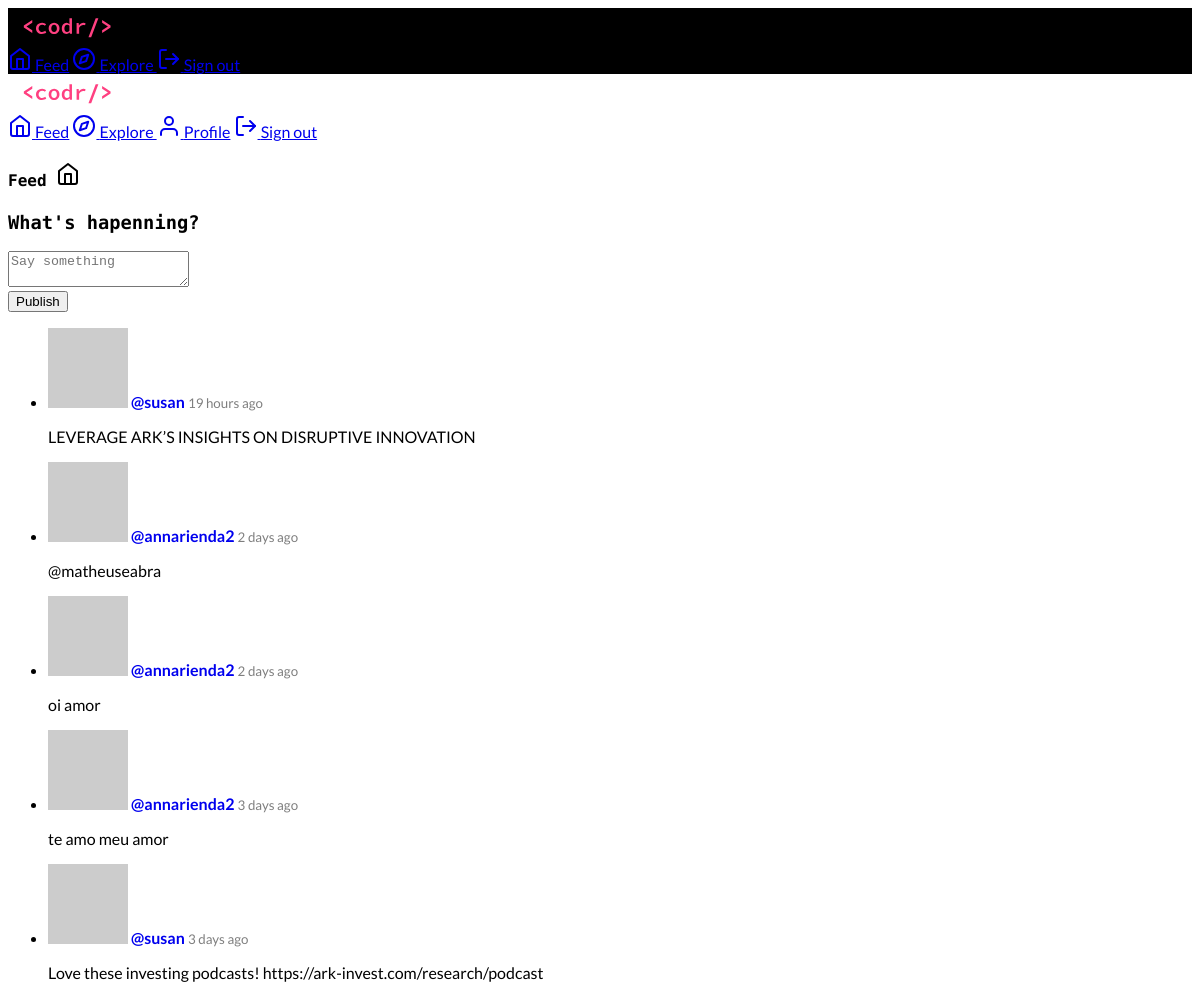
Screenshot of /feed (signed in) with the database file from the repository.
### app/models.py (models this page shows, shortened)
class Post(db.Model):
    id = db.Column(db.Integer, primary_key=True)
    body = db.Column(db.String(140))
    timestamp = db.Column(db.DateTime, index=True, default=datetime.utcnow)
    user_id = db.Column(db.Integer, db.ForeignKey("user.id"))

### app/main/routes.py (the view)
@blueprint.route("/feed", methods=["GET", "POST"])
@login_required
def feed():
    form = PostForm()
    if form.validate_on_submit():
        post = Post(body=form.post.data, author=current_user)
        db.session.add(post)
        db.session.commit()
        return redirect(url_for("main.feed"))
    page = request.args.get("page", 1, type=int)
    posts = current_user.followed_posts().paginate(
        page, current_app.config["PAGINATION_LIMIT"], False
    )
    return render_template("feed.html", title="Feed", form=form, posts=posts.items)

### app/main/forms.py
class PostForm(FlaskForm):
    post = TextAreaField(
        "Say something", validators=[DataRequired(), Length(min=1, max=280)]
    )
    submit = SubmitField("Publish")

### app/main/routes.py (called while the page is built)
@blueprint.before_request
def before_request():
    if current_user.is_authenticated:
        current_user.last_seen = datetime.utcnow()
        db.session.commit()
        g.locale = str(get_locale())

### app/models.py (called while the page is built)
@login.user_loader
def load_user(id):
    return User.query.get(int(id))

    def avatar(self, size):
        digest = md5(self.email.lower().encode("utf8")).hexdigest()
        return "https://www.gravatar.com/avatar/{}?d=identicon&s={}".format(
            digest, size
        )

    def followed_posts(self):
        followed = Post.query.join(
            followers, (followers.c.followed_id == Post.user_id)
        ).filter(followers.c.follower_id == self.id)
        own = Post.query.filter_by(user_id=self.id)
        return followed.union(own).order_by(Post.timestamp.desc())

### app/templates/feed.html (shortened to what this page needs)
{% extends "base.html" %}
{% block content %}
<div class="mdl-grid">
    <div class="mdl-cell mdl-cell--4-col mdl-cell--12-col-tablet mdl-cell--12-col-phone">
        <h4>Feed <i data-feather="home"></i></h4>
        <form action="" method="post">
            <div class="demo-card-square mdl-card mdl-shadow--2dp">
                <div class="mdl-card__title mdl-card--expand">
                    <h3 class="mdl-card__title-text font-sc"><b>What's hapenning?</b></h3>
                </div>
                <div class="mdl-card__supporting-text">
                    <div class="mdl-textfield mdl-js-textfield">
                        {{ form.post(class="mdl-textfield__input", placeholder="Say something") }}
                    </div>
                    {{ form.submit(class="mdl-button font-sc mdl-js-button mdl-button--raised mdl-js-ripple-effect mdl-button--accent") }}
                </div>
            </div>
        </form>
    </div>
    <div class="mdl-cell mdl-cell--8-col mdl-cell--12-col-tablet mdl-cell--12-col-phone">
        <ul class="demo-list-three mdl-list">
            {% for post in posts %}
            {% include 'partials/_post.html' %}
            {% endfor %}
        </ul>
    </div>
</div>
{% endblock %}

### app/templates/partials/_post.html (shortened to what this page needs)
<li class="mdl-list__item mdl-list__item--three-line">
  <span class="mdl-list__item-primary-content">
    <img src="{{ post.author.avatar(42) }}" class="material-icons mdl-list__item-avatar" />
    {{ _('%(username)s', username=user_link) }}
    <p class="mdl-list__item-text-body">
      {{ post.body }}
    </p>
  </span>
</li>

### app/static/css/global.css (style rules this page uses)
body { -webkit-animation: fadein 0.22s ease-out; -moz-animation: fadein 0.22s ease-out; -ms-animation: fadein 0.22s ease-out; -o-animation: fadein 0.22s ease-out; animation: fadein 0.22s ease-out; }

### app/templates/partials/head.html (style rules this page uses)
body { font-family: 'Lato', sans-serif; }
h1, h2, h3, h4, .mdl-layout-title { font-family: 'Source Code Pro', monospace; }

### rows the page displays
Post: body "LEVERAGE ARK’S INSIGHTS ON DISRUPTIVE INNOVATION"
Post: body "@matheuseabra"
Post: body "oi amor"
Post: body "te amo meu amor"
Post: body "Love these investing podcasts! https://ark-invest.com/research/podcast"
